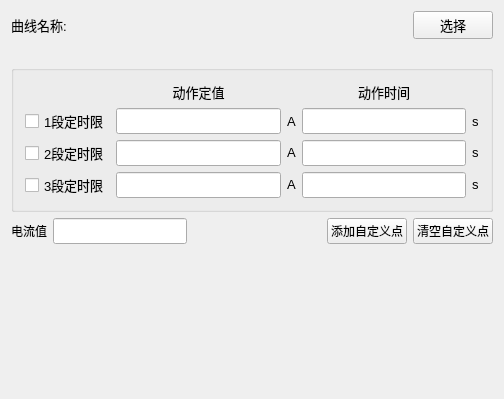
<?xml version="1.0" encoding="UTF-8"?>
<ui version="4.0">
 <class>QCharEditWidget_Inverse</class>
 <widget class="QWidget" name="QCharEditWidget_Inverse">
  <property name="geometry">
   <rect>
    <x>0</x>
    <y>0</y>
    <width>504</width>
    <height>399</height>
   </rect>
  </property>
  <property name="windowTitle">
   <string>QCharEditWidget_Inverse</string>
  </property>
  <layout class="QVBoxLayout" name="verticalLayout">
   <item>
    <layout class="QHBoxLayout" name="layoutTop">
     <item>
      <widget class="QLabel" name="txtName">
       <property name="font">
        <font>
         <family>Microsoft YaHei UI</family>
         <pointsize>10</pointsize>
        </font>
       </property>
       <property name="text">
        <string>曲线名称:</string>
       </property>
      </widget>
     </item>
     <item>
      <widget class="QLabel" name="txtID">
       <property name="font">
        <font>
         <family>Microsoft YaHei UI</family>
         <pointsize>10</pointsize>
        </font>
       </property>
       <property name="text">
        <string/>
       </property>
      </widget>
     </item>
     <item>
      <spacer name="horizontalSpacer">
       <property name="orientation">
        <enum>Qt::Horizontal</enum>
       </property>
       <property name="sizeHint" stdset="0">
        <size>
         <width>40</width>
         <height>20</height>
        </size>
       </property>
      </spacer>
     </item>
     <item>
      <widget class="QPushButton" name="btnSelect">
       <property name="font">
        <font>
         <family>Microsoft YaHei UI</family>
         <pointsize>10</pointsize>
        </font>
       </property>
       <property name="text">
        <string>选择</string>
       </property>
      </widget>
     </item>
    </layout>
   </item>
   <item>
    <widget class="QLabel" name="m_txtImg">
     <property name="text">
      <string/>
     </property>
    </widget>
   </item>
   <item>
    <widget class="QGroupBox" name="groupBox_1">
     <property name="title">
      <string/>
     </property>
     <layout class="QGridLayout" name="_2">
      <item row="0" column="1">
       <widget class="QLabel" name="label_26">
        <property name="sizePolicy">
         <sizepolicy hsizetype="Minimum" vsizetype="Maximum">
          <horstretch>0</horstretch>
          <verstretch>0</verstretch>
         </sizepolicy>
        </property>
        <property name="font">
         <font>
          <family>Microsoft YaHei UI</family>
          <pointsize>10</pointsize>
         </font>
        </property>
        <property name="text">
         <string>动作定值</string>
        </property>
        <property name="alignment">
         <set>Qt::AlignCenter</set>
        </property>
       </widget>
      </item>
      <item row="2" column="1">
       <widget class="QSttLineEdit" name="lineEdit_VSet1">
        <property name="maximumSize">
         <size>
          <width>16777215</width>
          <height>16777215</height>
         </size>
        </property>
        <property name="font">
         <font>
          <family>微软雅黑</family>
          <pointsize>10</pointsize>
         </font>
        </property>
       </widget>
      </item>
      <item row="3" column="2">
       <widget class="QLabel" name="label_34">
        <property name="sizePolicy">
         <sizepolicy hsizetype="Maximum" vsizetype="Maximum">
          <horstretch>0</horstretch>
          <verstretch>0</verstretch>
         </sizepolicy>
        </property>
        <property name="font">
         <font>
          <family>Microsoft YaHei UI</family>
          <pointsize>10</pointsize>
         </font>
        </property>
        <property name="text">
         <string>A</string>
        </property>
       </widget>
      </item>
      <item row="3" column="4">
       <widget class="QLabel" name="label_35">
        <property name="sizePolicy">
         <sizepolicy hsizetype="Maximum" vsizetype="Maximum">
          <horstretch>0</horstretch>
          <verstretch>0</verstretch>
         </sizepolicy>
        </property>
        <property name="font">
         <font>
          <family>Microsoft YaHei UI</family>
          <pointsize>10</pointsize>
         </font>
        </property>
        <property name="text">
         <string>s</string>
        </property>
       </widget>
      </item>
      <item row="3" column="3">
       <widget class="QSttLineEdit" name="lineEdit_TSet2">
        <property name="maximumSize">
         <size>
          <width>16777215</width>
          <height>16777215</height>
         </size>
        </property>
        <property name="font">
         <font>
          <family>微软雅黑</family>
          <pointsize>10</pointsize>
         </font>
        </property>
       </widget>
      </item>
      <item row="2" column="2">
       <widget class="QLabel" name="label_30">
        <property name="font">
         <font>
          <family>Microsoft YaHei UI</family>
          <pointsize>10</pointsize>
         </font>
        </property>
        <property name="text">
         <string>A</string>
        </property>
       </widget>
      </item>
      <item row="4" column="0">
       <widget class="QCheckBox" name="checkBox_Set3">
        <property name="font">
         <font>
          <family>Microsoft YaHei UI</family>
          <pointsize>10</pointsize>
         </font>
        </property>
        <property name="text">
         <string>3段定时限</string>
        </property>
       </widget>
      </item>
      <item row="4" column="3">
       <widget class="QSttLineEdit" name="lineEdit_TSet3">
        <property name="maximumSize">
         <size>
          <width>16777215</width>
          <height>16777215</height>
         </size>
        </property>
        <property name="font">
         <font>
          <family>微软雅黑</family>
          <pointsize>10</pointsize>
         </font>
        </property>
       </widget>
      </item>
      <item row="3" column="0">
       <widget class="QCheckBox" name="checkBox_Set2">
        <property name="font">
         <font>
          <family>Microsoft YaHei UI</family>
          <pointsize>10</pointsize>
         </font>
        </property>
        <property name="text">
         <string>2段定时限</string>
        </property>
       </widget>
      </item>
      <item row="0" column="3">
       <widget class="QLabel" name="label_27">
        <property name="font">
         <font>
          <family>Microsoft YaHei UI</family>
          <pointsize>10</pointsize>
         </font>
        </property>
        <property name="text">
         <string>动作时间</string>
        </property>
        <property name="alignment">
         <set>Qt::AlignCenter</set>
        </property>
       </widget>
      </item>
      <item row="2" column="4">
       <widget class="QLabel" name="label_31">
        <property name="font">
         <font>
          <family>Microsoft YaHei UI</family>
          <pointsize>10</pointsize>
         </font>
        </property>
        <property name="text">
         <string>s</string>
        </property>
       </widget>
      </item>
      <item row="4" column="1">
       <widget class="QSttLineEdit" name="lineEdit_VSet3">
        <property name="maximumSize">
         <size>
          <width>16777215</width>
          <height>16777215</height>
         </size>
        </property>
        <property name="font">
         <font>
          <family>微软雅黑</family>
          <pointsize>10</pointsize>
         </font>
        </property>
       </widget>
      </item>
      <item row="3" column="1">
       <widget class="QSttLineEdit" name="lineEdit_VSet2">
        <property name="maximumSize">
         <size>
          <width>16777215</width>
          <height>16777215</height>
         </size>
        </property>
        <property name="font">
         <font>
          <family>微软雅黑</family>
          <pointsize>10</pointsize>
         </font>
        </property>
       </widget>
      </item>
      <item row="4" column="2">
       <widget class="QLabel" name="label_38">
        <property name="sizePolicy">
         <sizepolicy hsizetype="Maximum" vsizetype="Maximum">
          <horstretch>0</horstretch>
          <verstretch>0</verstretch>
         </sizepolicy>
        </property>
        <property name="font">
         <font>
          <family>Microsoft YaHei UI</family>
          <pointsize>10</pointsize>
         </font>
        </property>
        <property name="text">
         <string>A</string>
        </property>
       </widget>
      </item>
      <item row="4" column="4">
       <widget class="QLabel" name="label_39">
        <property name="sizePolicy">
         <sizepolicy hsizetype="Maximum" vsizetype="Maximum">
          <horstretch>0</horstretch>
          <verstretch>0</verstretch>
         </sizepolicy>
        </property>
        <property name="font">
         <font>
          <family>Microsoft YaHei UI</family>
          <pointsize>10</pointsize>
         </font>
        </property>
        <property name="text">
         <string>s</string>
        </property>
       </widget>
      </item>
      <item row="2" column="3">
       <widget class="QSttLineEdit" name="lineEdit_TSet1">
        <property name="maximumSize">
         <size>
          <width>16777215</width>
          <height>16777215</height>
         </size>
        </property>
        <property name="font">
         <font>
          <family>微软雅黑</family>
          <pointsize>10</pointsize>
         </font>
        </property>
       </widget>
      </item>
      <item row="2" column="0">
       <widget class="QCheckBox" name="checkBox_Set1">
        <property name="font">
         <font>
          <family>Microsoft YaHei UI</family>
          <pointsize>10</pointsize>
         </font>
        </property>
        <property name="text">
         <string>1段定时限</string>
        </property>
       </widget>
      </item>
     </layout>
     <zorder>label_27</zorder>
     <zorder>label_30</zorder>
     <zorder>checkBox_Set1</zorder>
     <zorder>label_31</zorder>
     <zorder>lineEdit_VSet1</zorder>
     <zorder>lineEdit_TSet1</zorder>
     <zorder>lineEdit_TSet2</zorder>
     <zorder>label_34</zorder>
     <zorder>checkBox_Set2</zorder>
     <zorder>lineEdit_VSet2</zorder>
     <zorder>lineEdit_VSet3</zorder>
     <zorder>checkBox_Set3</zorder>
     <zorder>label_38</zorder>
     <zorder>lineEdit_TSet3</zorder>
     <zorder>label_35</zorder>
     <zorder>label_39</zorder>
     <zorder>label_26</zorder>
    </widget>
   </item>
   <item>
    <layout class="QGridLayout" name="GroupGrid"/>
   </item>
   <item>
    <layout class="QHBoxLayout" name="horizontalLayout">
     <item>
      <widget class="QLabel" name="label_CurrValue">
       <property name="text">
        <string>电流值</string>
       </property>
      </widget>
     </item>
     <item>
      <widget class="QSttLineEdit" name="lineEdit_CurrValue">
       <property name="maximumSize">
        <size>
         <width>16777215</width>
         <height>16777215</height>
        </size>
       </property>
       <property name="font">
        <font>
         <family>微软雅黑</family>
         <pointsize>10</pointsize>
        </font>
       </property>
      </widget>
     </item>
     <item>
      <spacer name="horizontalSpacer_2">
       <property name="orientation">
        <enum>Qt::Horizontal</enum>
       </property>
       <property name="sizeHint" stdset="0">
        <size>
         <width>40</width>
         <height>20</height>
        </size>
       </property>
      </spacer>
     </item>
     <item>
      <widget class="QPushButton" name="Btn_AddUserPoint">
       <property name="text">
        <string>添加自定义点</string>
       </property>
      </widget>
     </item>
     <item>
      <widget class="QPushButton" name="Btn_ClearUserPoints">
       <property name="text">
        <string>清空自定义点</string>
       </property>
      </widget>
     </item>
    </layout>
   </item>
   <item>
    <spacer name="verticalSpacer">
     <property name="orientation">
      <enum>Qt::Vertical</enum>
     </property>
     <property name="sizeHint" stdset="0">
      <size>
       <width>20</width>
       <height>40</height>
      </size>
     </property>
    </spacer>
   </item>
  </layout>
 </widget>
 <layoutdefault spacing="6" margin="11"/>
 <customwidgets>
  <customwidget>
   <class>QSttLineEdit</class>
   <extends>QLineEdit</extends>
   <header>../../Controls/SttLineEdit.h</header>
  </customwidget>
 </customwidgets>
 <resources/>
 <connections/>
</ui>
